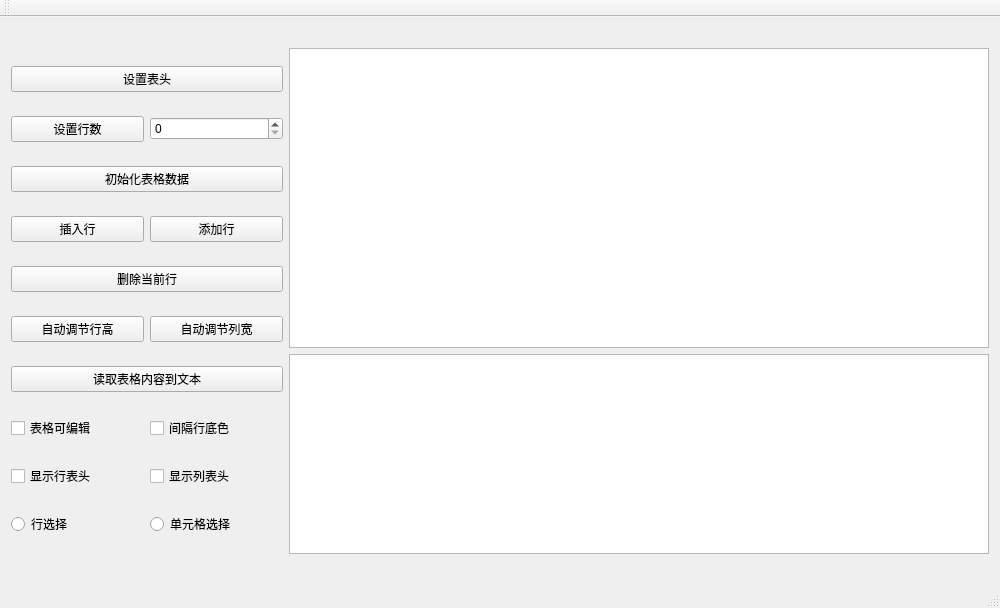
<?xml version="1.0" encoding="UTF-8"?>
<ui version="4.0">
 <class>MainWindow</class>
 <widget class="QMainWindow" name="MainWindow">
  <property name="geometry">
   <rect>
    <x>0</x>
    <y>0</y>
    <width>1000</width>
    <height>608</height>
   </rect>
  </property>
  <property name="sizePolicy">
   <sizepolicy hsizetype="Fixed" vsizetype="Fixed">
    <horstretch>0</horstretch>
    <verstretch>0</verstretch>
   </sizepolicy>
  </property>
  <property name="minimumSize">
   <size>
    <width>1000</width>
    <height>0</height>
   </size>
  </property>
  <property name="maximumSize">
   <size>
    <width>1000</width>
    <height>16777215</height>
   </size>
  </property>
  <property name="windowTitle">
   <string>MainWindow</string>
  </property>
  <widget class="QWidget" name="centralWidget">
   <layout class="QVBoxLayout" name="verticalLayout_3">
    <item>
     <layout class="QHBoxLayout" name="horizontalLayout_7">
      <item>
       <layout class="QVBoxLayout" name="verticalLayout">
        <property name="sizeConstraint">
         <enum>QLayout::SetMinAndMaxSize</enum>
        </property>
        <property name="leftMargin">
         <number>0</number>
        </property>
        <item>
         <widget class="QPushButton" name="btnSetHeader">
          <property name="text">
           <string>设置表头</string>
          </property>
         </widget>
        </item>
        <item>
         <layout class="QHBoxLayout" name="horizontalLayout">
          <item>
           <widget class="QPushButton" name="pushButton_2">
            <property name="text">
             <string>设置行数</string>
            </property>
           </widget>
          </item>
          <item>
           <widget class="QSpinBox" name="spinBox"/>
          </item>
         </layout>
        </item>
        <item>
         <widget class="QPushButton" name="btnIniData">
          <property name="text">
           <string>初始化表格数据</string>
          </property>
         </widget>
        </item>
        <item>
         <layout class="QHBoxLayout" name="horizontalLayout_2">
          <item>
           <widget class="QPushButton" name="btnInsertRow">
            <property name="text">
             <string>插入行</string>
            </property>
           </widget>
          </item>
          <item>
           <widget class="QPushButton" name="btnAppendRow">
            <property name="text">
             <string>添加行</string>
            </property>
           </widget>
          </item>
         </layout>
        </item>
        <item>
         <widget class="QPushButton" name="pushButton_6">
          <property name="text">
           <string>删除当前行</string>
          </property>
         </widget>
        </item>
        <item>
         <layout class="QHBoxLayout" name="horizontalLayout_3">
          <item>
           <widget class="QPushButton" name="pushButton_7">
            <property name="text">
             <string>自动调节行高</string>
            </property>
           </widget>
          </item>
          <item>
           <widget class="QPushButton" name="pushButton_8">
            <property name="text">
             <string>自动调节列宽</string>
            </property>
           </widget>
          </item>
         </layout>
        </item>
        <item>
         <widget class="QPushButton" name="btnReadToEdit">
          <property name="text">
           <string>读取表格内容到文本</string>
          </property>
         </widget>
        </item>
        <item>
         <layout class="QHBoxLayout" name="horizontalLayout_4">
          <item>
           <widget class="QCheckBox" name="chkBoxTabEditable">
            <property name="text">
             <string>表格可编辑</string>
            </property>
           </widget>
          </item>
          <item>
           <widget class="QCheckBox" name="chkBoxRowColor">
            <property name="text">
             <string>间隔行底色</string>
            </property>
           </widget>
          </item>
         </layout>
        </item>
        <item>
         <layout class="QHBoxLayout" name="horizontalLayout_5">
          <item>
           <widget class="QCheckBox" name="chkBoxHeaderH">
            <property name="text">
             <string>显示行表头</string>
            </property>
           </widget>
          </item>
          <item>
           <widget class="QCheckBox" name="chkBoxHeaderV">
            <property name="text">
             <string>显示列表头</string>
            </property>
           </widget>
          </item>
         </layout>
        </item>
        <item>
         <layout class="QHBoxLayout" name="horizontalLayout_6">
          <item>
           <widget class="QRadioButton" name="rBtnSelectRow">
            <property name="text">
             <string>行选择</string>
            </property>
           </widget>
          </item>
          <item>
           <widget class="QRadioButton" name="rBtnSelectItem">
            <property name="text">
             <string>单元格选择</string>
            </property>
           </widget>
          </item>
         </layout>
        </item>
       </layout>
      </item>
      <item>
       <layout class="QVBoxLayout" name="verticalLayout_2">
        <item>
         <widget class="QTableWidget" name="tableWidget">
          <property name="enabled">
           <bool>true</bool>
          </property>
          <property name="sizePolicy">
           <sizepolicy hsizetype="Fixed" vsizetype="Fixed">
            <horstretch>0</horstretch>
            <verstretch>0</verstretch>
           </sizepolicy>
          </property>
          <property name="minimumSize">
           <size>
            <width>700</width>
            <height>300</height>
           </size>
          </property>
          <property name="maximumSize">
           <size>
            <width>700</width>
            <height>300</height>
           </size>
          </property>
         </widget>
        </item>
        <item>
         <widget class="QPlainTextEdit" name="textEdit">
          <property name="minimumSize">
           <size>
            <width>700</width>
            <height>200</height>
           </size>
          </property>
          <property name="maximumSize">
           <size>
            <width>700</width>
            <height>200</height>
           </size>
          </property>
         </widget>
        </item>
       </layout>
      </item>
     </layout>
    </item>
   </layout>
  </widget>
  <widget class="QMenuBar" name="menuBar">
   <property name="geometry">
    <rect>
     <x>0</x>
     <y>0</y>
     <width>1000</width>
     <height>28</height>
    </rect>
   </property>
  </widget>
  <widget class="QToolBar" name="mainToolBar">
   <attribute name="toolBarArea">
    <enum>TopToolBarArea</enum>
   </attribute>
   <attribute name="toolBarBreak">
    <bool>false</bool>
   </attribute>
  </widget>
  <widget class="QStatusBar" name="statusBar"/>
 </widget>
 <layoutdefault spacing="6" margin="11"/>
 <resources/>
 <connections/>
</ui>
